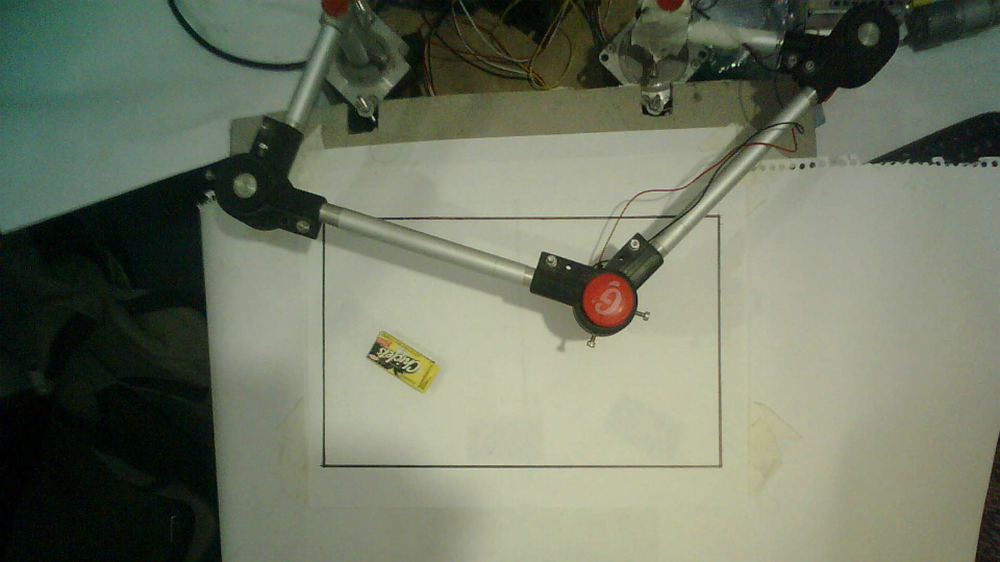
#> input picture cualquier.png, 1000 x 562 px, shrunk from 1920 x 1080 before the run
$ python ratio.py
#> lines starting #> are read from the running program, lines starting #| are printed output that depends on the picture; after the words box and inside, x2 and y2 are one past the last pixel; in counts of white or black regions, pixels touching at a corner belong together; long printed decimals are rounded
import numpy as np
from calibration.coefficients import load_coefficients
import cv2
from scipy.spatial import distance as dist
import imutils


def unistort(fr):
    mtx, dist = load_coefficients('./calibration/calibration_chessboard.yml')
    dst = cv2.undistort(fr, mtx, dist, None, None)

    return dst


def midpoint(ptA, ptB):
    return (ptA[0] + ptB[0]) * 0.5, (ptA[1] + ptB[1]) * 0.5


# Load an color image in grayscale, threshold
image = cv2.imread('cualquier.png')
#> image is the input picture: shape (562, 1000, 3); mean B, G, R 99.7, 118.6, 112
h, w, _ = image.shape
#> h = 562; w = 1000
print(h)
#| 562
print(w)
#| 1000
# image = unistort(img)
gray = cv2.cvtColor(image, cv2.COLOR_BGR2GRAY)
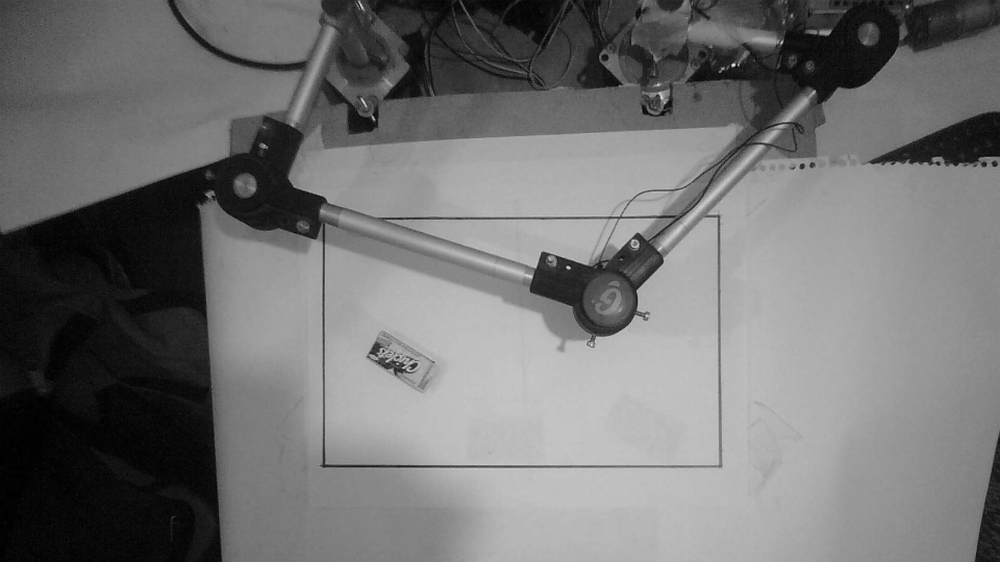
#> gray: shape (562, 1000); min 0, max 228, mean 114.4
blurred = cv2.GaussianBlur(gray, (3, 3), 0)
canny = cv2.Canny(blurred, 50, 255, 1)
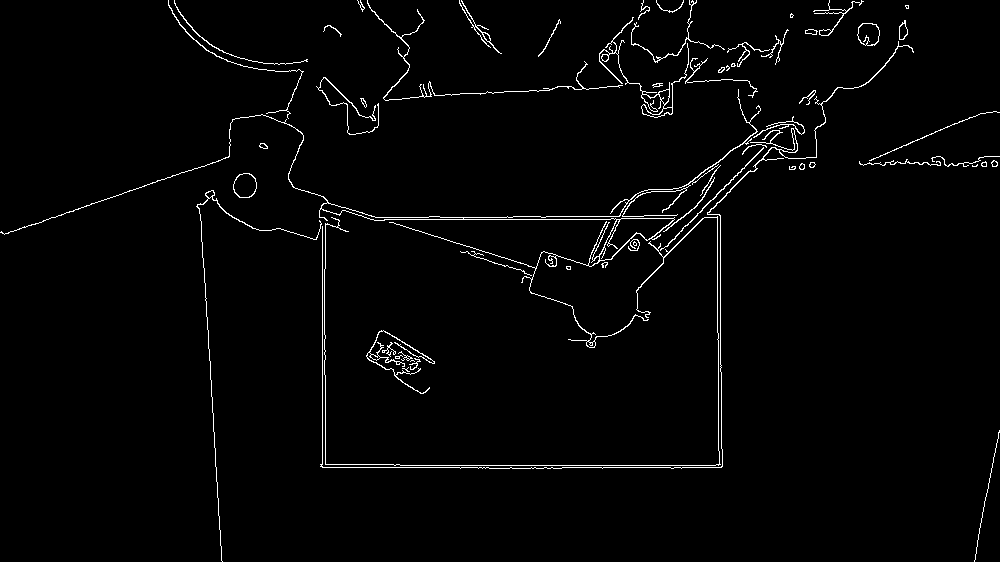
#> canny: shape (562, 1000); 2% white in thin lines or dots

# Find contours
cnts = cv2.findContours(canny, cv2.RETR_EXTERNAL, cv2.CHAIN_APPROX_SIMPLE)
#> cnts = 60 contours, 29 with area under 20; largest, box (x1, y1, x2, y2) and area: (0, 89, 761, 348) 2165, (233, 173, 257, 198) 452, (857, 23, 880, 46) 403, (599, 17, 689, 118) 399, (320, 41, 914, 469) 162
cnts = cnts[0] if len(cnts) == 2 else cnts[1]

big_contour = []
area_thresh = 0
for c in cnts:
    area = cv2.contourArea(c)
    if area > area_thresh:
        area_thresh = area
        big_contour = c
#> this loop made 60 passes
#> (area, area_thresh) on passes 8, 17, 34: (152.5, 152.5), (452.5, 452.5), (2165, 2165)
#> area on passes 14, 15, 16, 21, 22, 23: 96.5, 88.5, 39.5, 24.5, 23.5, 20
#> after the loop, area_thresh = 2165; big_contour = contour of 1821 points, box (x1, y1, x2, y2) (0, 89, 761, 348), area 2165

# get rotated rectangle from contour
rot_rect = cv2.minAreaRect(big_contour)
#> rot_rect = ((383.3, 232.8), (765.4, 250.1), -3)
box = cv2.boxPoints(rot_rect)
#> box = [[7.64, 377.7], [-5.45, 128], [758.9, 87.9], [772, 337.7]]
box = np.int0(box)
#> box = [[7, 377], [-5, 127], [758, 87], [772, 337]]

cX = np.average(box[:, 0])
#> cX = 383
cY = np.average(box[:, 1])
#> cY = 232

(tl, tr, br, bl) = box
#> tl = [7, 377]; tr = [-5, 127]; br = [758, 87]; bl = [772, 337]
(tlblX, tlblY) = midpoint(tl, bl)
#> tlblX = 389.5; tlblY = 357
(trbrX, trbrY) = midpoint(tr, br)
#> trbrX = 376.5; trbrY = 107

D = dist.euclidean((tlblX, tlblY), (trbrX, trbrY))
#> D = 250.3
# refObj = (box, (cX, cY), D / )

print(D)
#| 250.338
print(box)
#| [[  7 377]
#|  [ -5 127]
#|  [758  87]
#|  [772 337]]
# draw rotated rectangle on copy of img
rot_bbox = image.copy()
cv2.drawContours(rot_bbox, [box], 0, (0, 0, 255), 2)
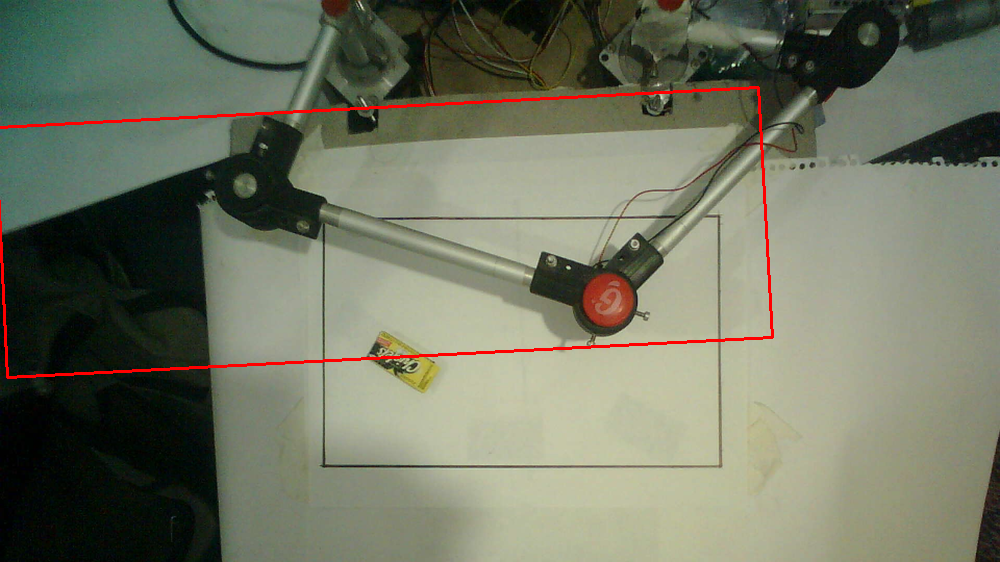
#> rot_bbox: shape (562, 1000, 3); 1.03% of pixels changed, all inside (x1, y1, x2, y2) = (0, 86, 774, 379)

cv2.imshow('asd', image)
cv2.imshow('canny', canny)
cv2.imshow('image', rot_bbox)
cv2.waitKey(0)

$ run again, with reference2.png copied over cualquier.png
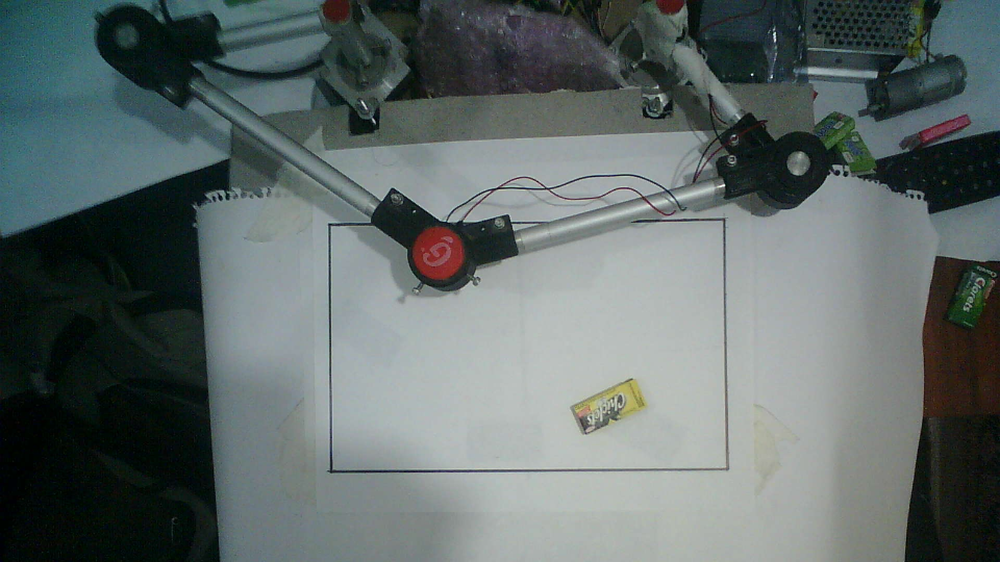
#> input picture reference2.png, 1000 x 562 px, shrunk from 1920 x 1080 before the run
#> image is the input picture: shape (562, 1000, 3); mean B, G, R 104.9, 106.1, 96.1
#| 562
#| 1000
#> `canny = cv2.Canny(blurred, 50, 255, 1)`:
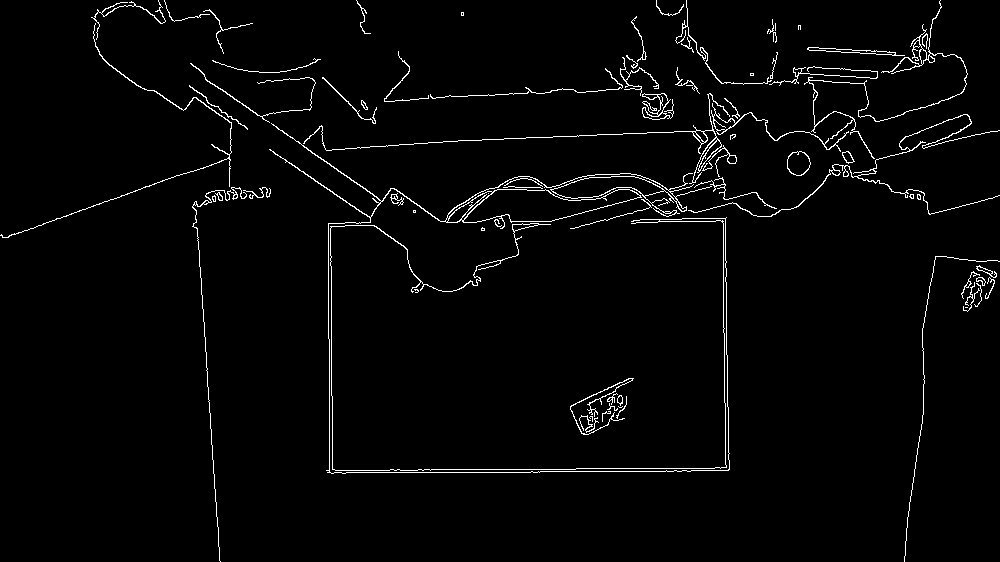
#> canny: shape (562, 1000); 2.4% white in thin lines or dots
#> cnts = 71 contours, 39 with area under 20; largest, box (x1, y1, x2, y2) and area: (269, 123, 730, 474) 5781, (787, 151, 811, 176) 434, (303, 93, 730, 184) 362, (711, 103, 849, 152) 304, (642, 93, 674, 120) 300
#> the loop `for c in cnts:` made 71 passes
#> (area, area_thresh) on passes 7, 9, 29, 33, 34, 37: (35, 35), (63.5, 63.5), (74.5, 74.5), (85, 85), (434.5, 434.5), (5781, 5781)
#> after the loop `for c in cnts:`: area_thresh = 5781; big_contour = contour of 1758 points, box (x1, y1, x2, y2) (269, 123, 730, 474), area 5781
#> rot_rect = ((499, 297), (458.4, 350.4), -0.295)
#> `box = cv2.boxPoints(rot_rect)`: box = [[270.7, 473.4], [268.9, 123], [727.3, 120.6], [729.1, 471]]
#> `box = np.int0(box)`: box = [[270, 473], [268, 123], [727, 120], [729, 471]]
#> cX = 498.5
#> cY = 296.8
#> tl = [270, 473]; tr = [268, 123]; br = [727, 120]; bl = [729, 471]
#> tlblX = 499.5; tlblY = 472
#> trbrX = 497.5; trbrY = 121.5
#> D = 350.5
#| 350.506
#| [[270 473]
#|  [268 123]
#|  [727 120]
#|  [729 471]]
#> `cv2.drawContours(rot_bbox, [box], 0, (0, 0, 255), 2)`:
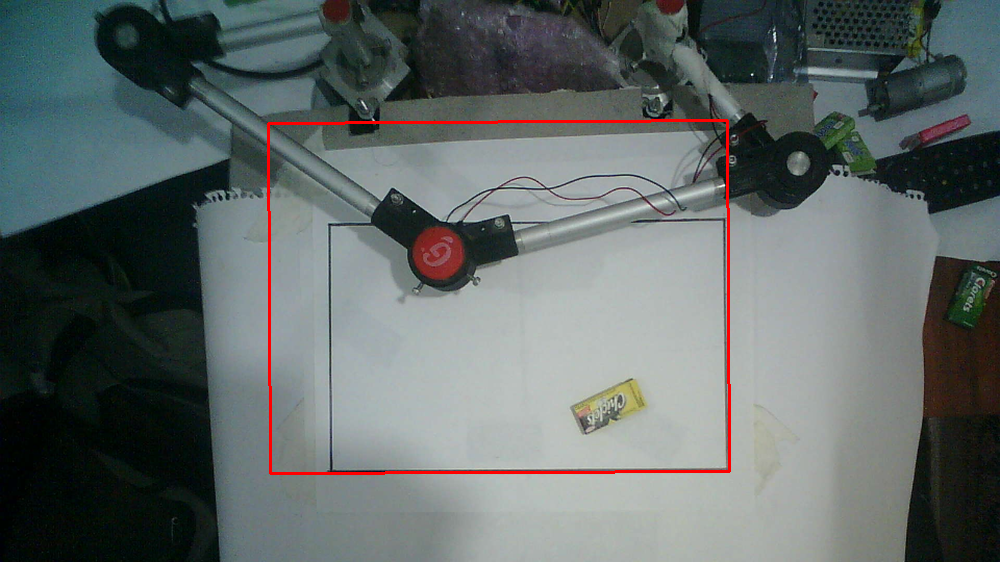
#> rot_bbox: shape (562, 1000, 3); 0.86% of pixels changed, all inside (x1, y1, x2, y2) = (267, 119, 731, 475)
